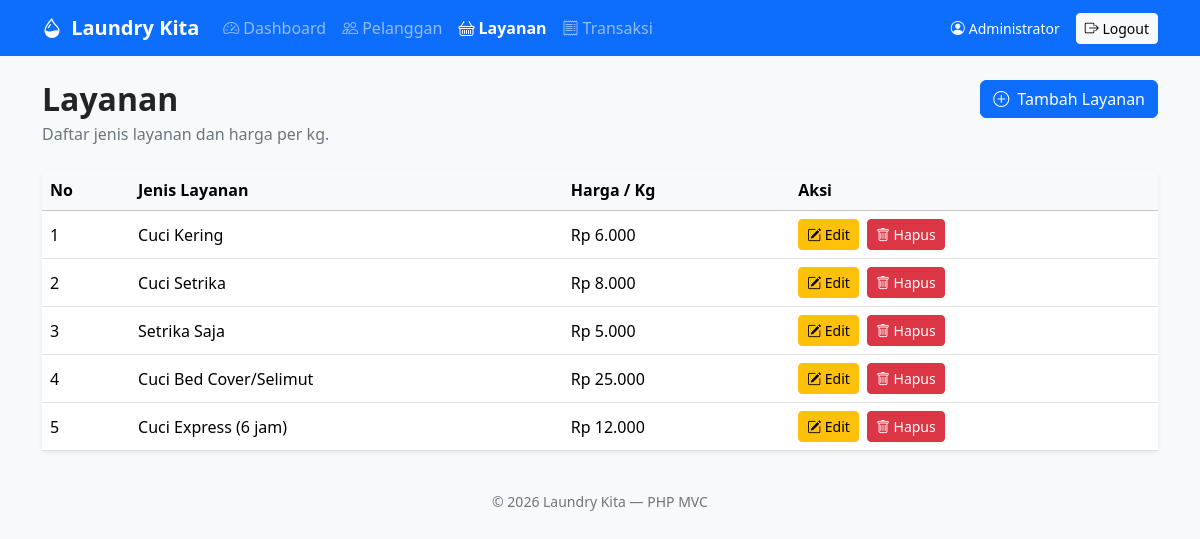
Screenshot of /index.php?url=layanan (signed in) with the database file from the repository.
### tables this page shows
CREATE TABLE tb_layanan (
    lay_id    INT(11)      NOT NULL AUTO_INCREMENT,
    lay_jenis VARCHAR(100) NOT NULL,
    lay_harga INT(11)      NOT NULL,
    PRIMARY KEY (lay_id)
);

### core/Controller.php (called while the page is built, shortened)
<?php
abstract class Controller
{
    protected function view(string $view, array $data = [], string $layout = 'main'): void
    {
        extract($data);
        require ROOT . 'app/views/' . $view . '.php';
    }
}

### app/controllers/LayananController.php (called while the page is built, shortened)
<?php
class LayananController extends Controller
{
    private Layanan $model;
    public function __construct()
    {
        $this->model = new Layanan();
    }
    public function index()
    {
        $this->view('layanan/index', ['title' => 'Layanan', 'rows' => $this->model->all()]);
    }
}

### core/App.php (called while the page is built, shortened)
<?php
class App
{
    public function __construct()
    {
        $url = trim((string) ($_GET['url'] ?? ''), '/');
        $parts = $url === '' ? [] : explode('/', $url);
        $method = $parts[1] ?? 'index';
        $params = array_slice($parts, 2);
        $controller = new $class();
        call_user_func_array([$controller, $method], $params);
    }
}

### index.php (called while the page is built, shortened)
<?php
require_once ROOT . 'core/helpers.php';
new App();

### core/helpers.php (called while the page is built, shortened)
<?php
function e($v): string
{
    return htmlspecialchars((string) ($v ?? ''), ENT_QUOTES, 'UTF-8');
}
function url(string $path = ''): string
{
    $path = trim($path, '/');
    return BASE_URL . '/index.php' . ($path !== '' ? '?url=' . $path : '');
}
function rupiah($n): string
{
    return 'Rp ' . number_format((int) $n, 0, ',', '.');
}

### app/models/Layanan.php (called while the page is built, shortened)
<?php
class Layanan extends Model
{
    public function all(): array
    {
        return $this->db->query("SELECT * FROM tb_layanan ORDER BY lay_id ASC")->fetchAll();
    }
}

### app/views/layanan/index.php (the view, shortened to what this page needs)
<div class="d-flex flex-column flex-sm-row justify-content-between align-items-sm-center gap-3 mb-4">
    <div>
        <h2 class="fw-bold mb-1">Layanan</h2>
        <p class="text-secondary mb-0">Daftar jenis layanan dan harga per kg.</p>
    </div>
    <a href="<?php echo url('layanan/tambah'); ?>" class="btn btn-primary align-self-start">
        <i class="bi bi-plus-circle me-1"></i> Tambah Layanan
    </a>
</div>
<div class="card border-0 shadow-sm">
    <div class="table-responsive">
        <table class="table table-hover align-middle mb-0">
            <thead class="table-light">
                <tr><th>No</th><th>Jenis Layanan</th><th>Harga / Kg</th><th>Aksi</th></tr>
            </thead>
            <tbody>
                <?php $no = 1; foreach ($rows as $r): ?>
                    <tr>
                        <td><?php echo $no++; ?></td>
                        <td><?php echo e($r['lay_jenis']); ?></td>
                        <td><?php echo rupiah($r['lay_harga']); ?></td>
                        <td>
                            <div class="d-flex gap-2">
                                <a href="<?php echo url('layanan/edit/' . (int) $r['lay_id']); ?>" class="btn btn-warning btn-sm"><i class="bi bi-pencil-square"></i> Edit</a>
                                <form method="post" action="<?php echo url('layanan/hapus'); ?>" onsubmit="return confirm('Yakin ingin menghapus layanan ini?')">
                                    <button type="submit" class="btn btn-danger btn-sm"><i class="bi bi-trash"></i> Hapus</button>
                                </form>
                            </div>
                        </td>
                    </tr>
                <?php endforeach; ?>
            </tbody>
        </table>
    </div>
</div>

### rows the page displays
tb_layanan: lay_jenis "Cuci Kering", lay_harga "Rp 6.000"
tb_layanan: lay_jenis "Cuci Setrika", lay_harga "Rp 8.000"
tb_layanan: lay_jenis "Setrika Saja", lay_harga "Rp 5.000"
tb_layanan: lay_jenis "Cuci Bed Cover/Selimut", lay_harga "Rp 25.000"
tb_layanan: lay_jenis "Cuci Express (6 jam)", lay_harga "Rp 12.000"

### other values shown
APP_NAME "Laundry Kita"
$m[0] "Dashboard"
$m[0] "Pelanggan"
$m[0] "Layanan"
$m[0] "Transaksi"
auth_user()['nama'] "Administrator"
